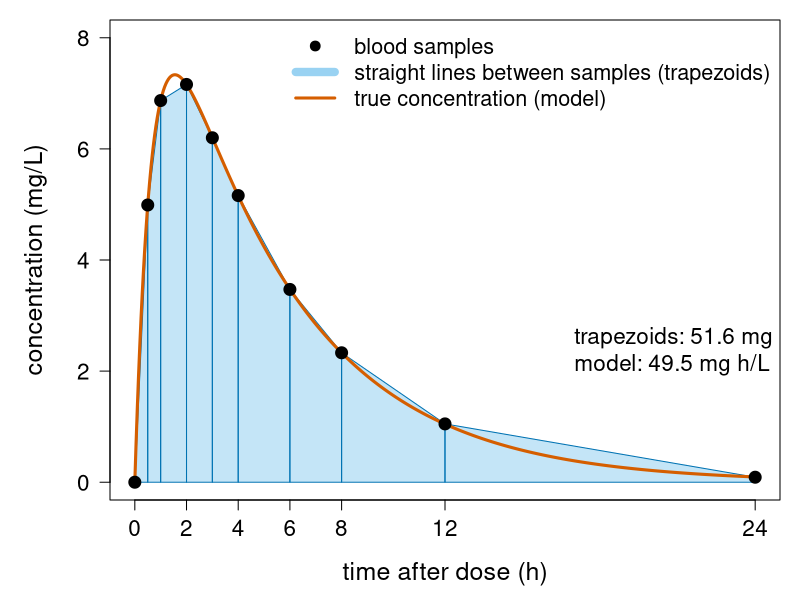
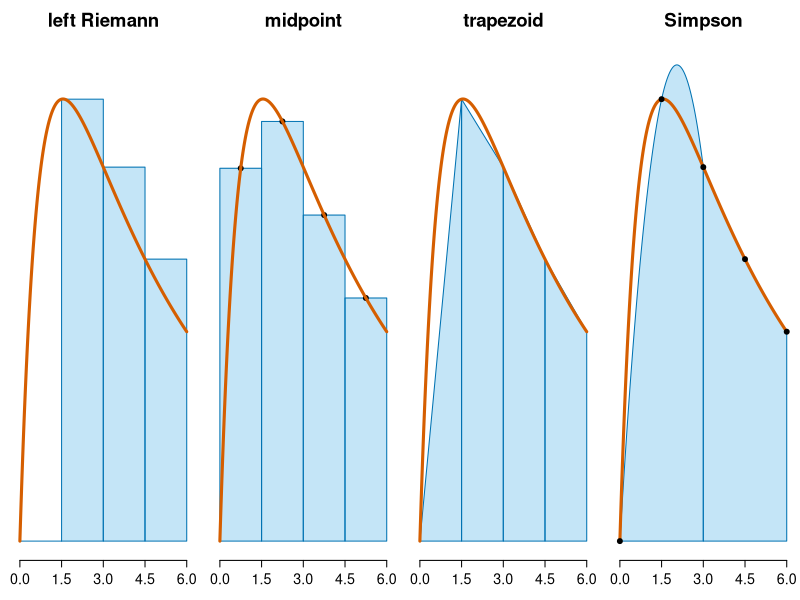
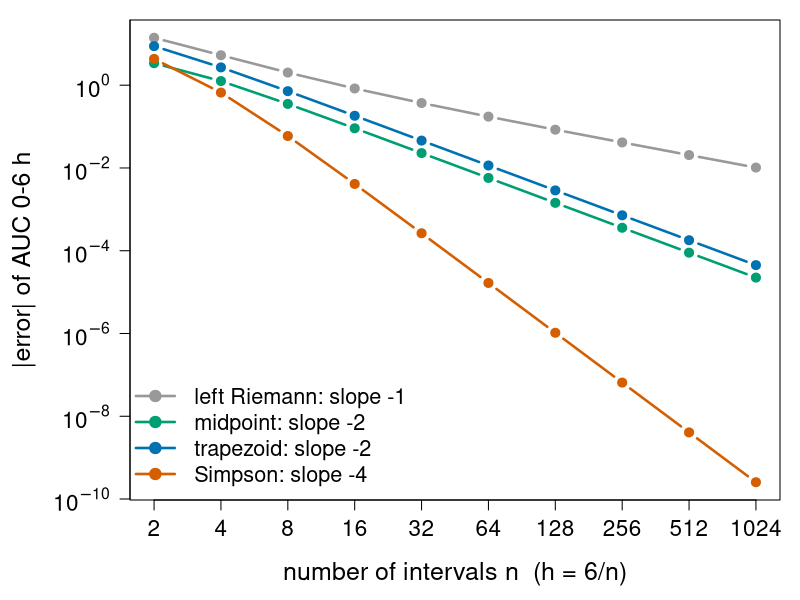
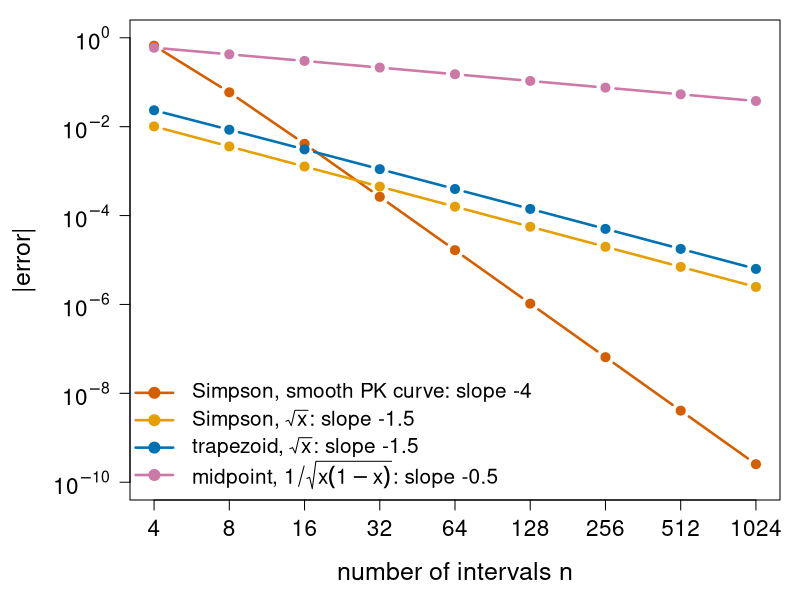
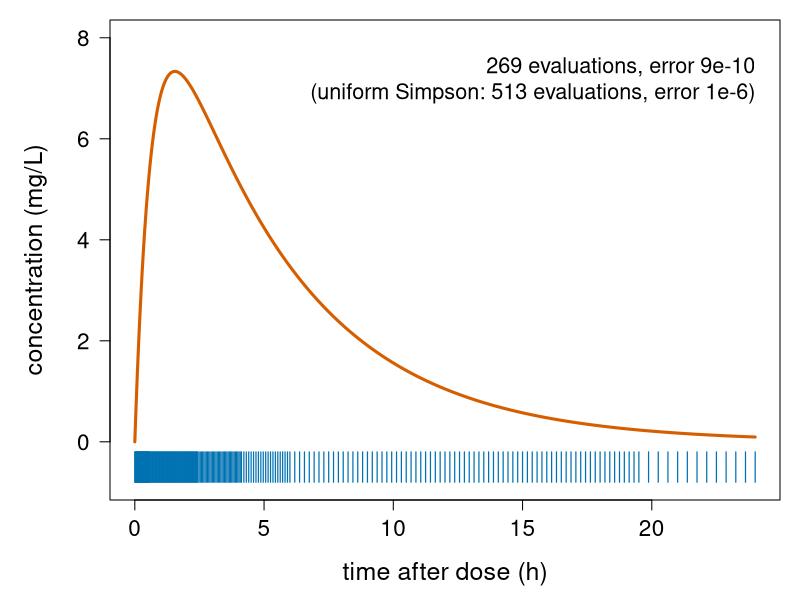
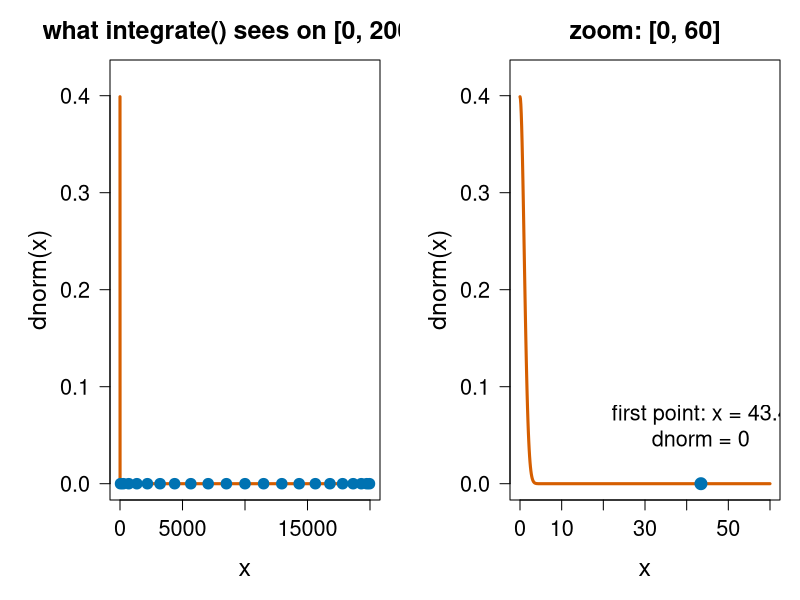
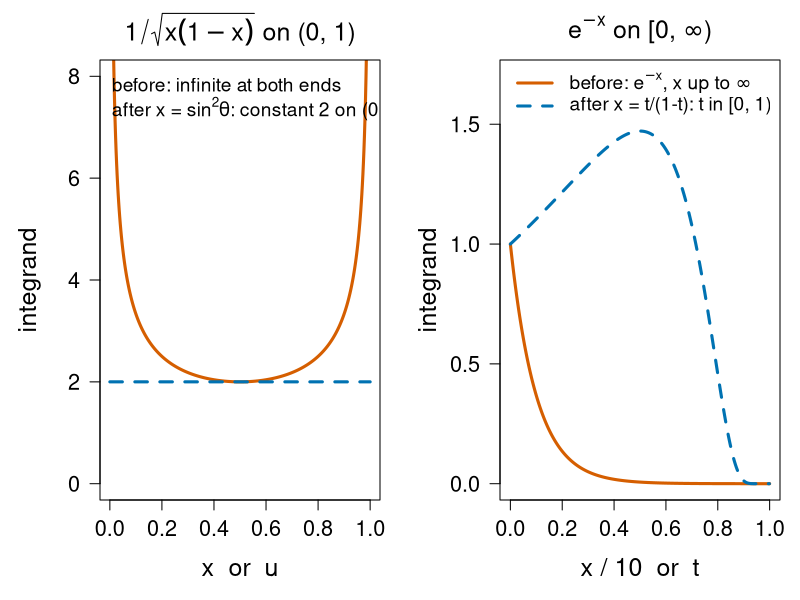
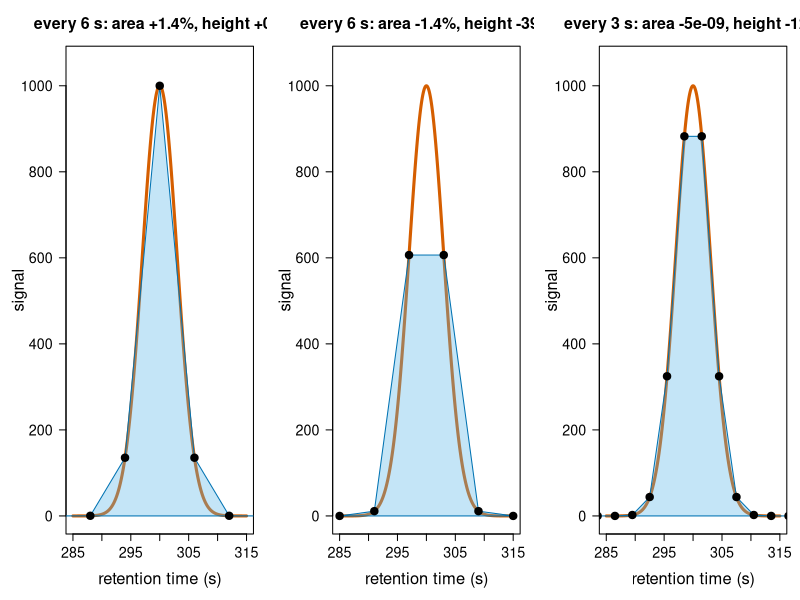

The R script that drew these images, in order:
# Figures for the quadrature/ unit ("Numerical integration").
#
# Re-run by hand from this folder (it is NOT run by `quarto render`):
#   cd quadrature && Rscript make-quadrature-figs.R
#
# Base R graphics only (grDevices::svg). Colours are Okabe-Ito
# (colour-blind safe). Everything is computed here with the same code and
# numbers as on the slides. Makes:
#   fig01-pk-auc.svg        sampled drug concentrations, trapezoids, model
#   fig02-rules.svg         left Riemann, midpoint, trapezoid, Simpson
#   fig03-orders.svg        error vs number of intervals (log-log), AUC 0-6 h
#   fig04-smoothness.svg    order drops for sqrt(x) and 1/sqrt(x(1-x))
#   fig05-adaptive.svg      where adaptive Simpson puts its points
#   fig06-kronrod.svg       the 21 points integrate() uses on [0, 20000]
#   fig07-substitution.svg  infinite interval and singularity, before/after
#   fig08-peak-sampling.svg chromatography peak sampled every 2 sigma / 1 sigma
#   fig09-lul.svg           linear vs log-down interpolation of PK data

oi <- c(orange = "#E69F00", sky = "#56B4E9", green = "#009E73",
        yellow = "#F0E442", blue = "#0072B2", red = "#D55E00",
        purple = "#CC79A7", grey = "#999999")
tr <- function(col, a = 0.35) adjustcolor(col, alpha.f = a)

## ---- shared: the pharmacokinetic example ------------------------------------
## One-compartment model, oral dose 500 mg, V = 50 L, ka = 1.5 /h, ke = 0.2 /h.
model <- function(t) 500 / 50 * 1.5 / 1.3 * (exp(-0.2 * t) - exp(-1.5 * t))
t_h  <- c(0, 0.5, 1, 2, 3, 4, 6, 8, 12, 24)
conc <- c(0, 4.99, 6.87, 7.16, 6.20, 5.16, 3.47, 2.33, 1.05, 0.09)  # = round(model(t_h), 2)
exact6 <- 32.6243601574044                                          # AUC 0-6 h

trap <- function(f, a, b, n) {
  x <- seq(a, b, length.out = n + 1);  h <- (b - a) / n
  y <- f(x);  h * (sum(y) - (y[1] + y[n + 1]) / 2)
}
left <- function(f, a, b, n) { h <- (b - a) / n; h * sum(f(a + (0:(n - 1)) * h)) }
mid  <- function(f, a, b, n) { h <- (b - a) / n; h * sum(f(a + (1:n - 0.5) * h)) }
simpson <- function(f, a, b, n) {
  x <- seq(a, b, length.out = n + 1);  h <- (b - a) / n
  w <- c(1, rep(c(4, 2), n / 2 - 1), 4, 1);  h / 3 * sum(w * f(x))
}
setpar <- function(mar = c(5, 5.5, 1, 1))
  par(mar = mar, cex.lab = 1.5, cex.axis = 1.35, mgp = c(3.2, 1, 0))

## ---- fig01: the AUC problem --------------------------------------------------
svg("fig01-pk-auc.svg", width = 10, height = 5.2)
setpar()
tt <- seq(0, 24, length.out = 500)
plot(tt, model(tt), type = "n", xlab = "time after dose (h)",
     ylab = "concentration (mg/L)", ylim = c(0, 8), las = 1, xaxt = "n")
axis(1, at = c(0, 2, 4, 6, 8, 12, 24))
for (i in 1:9)
  polygon(t_h[c(i, i, i + 1, i + 1)], c(0, conc[i], conc[i + 1], 0),
          col = tr(oi["sky"]), border = oi["blue"])
lines(tt, model(tt), lwd = 3, col = oi["red"])
points(t_h, conc, pch = 19, cex = 1.6)
legend("topright", c("blood samples", "straight lines between samples (trapezoids)",
                     "true concentration (model)"),
       pch = c(19, NA, NA), lty = c(NA, 1, 1), lwd = c(NA, 8, 3),
       col = c("black", tr(oi["sky"], 0.6), oi["red"]), bty = "n", cex = 1.3)
text(17, 2.4, "trapezoids: 51.6 mg h/L\nmodel: 49.5 mg h/L", cex = 1.35, adj = 0)
dev.off()

## ---- fig02: four rules -------------------------------------------------------
svg("fig02-rules.svg", width = 12, height = 3.8)
par(mfrow = c(1, 4), mar = c(3, 1, 3, 0.5), cex.main = 1.7, cex.axis = 1.3)
x <- seq(0, 6, length.out = 400);  n <- 4;  h <- 6 / n;  xs <- seq(0, 6, by = h)
base <- function(main) {
  plot(x, model(x), type = "n", ylim = c(0, 8), axes = FALSE, main = main,
       xlab = "", ylab = "")
  axis(1, at = xs)
}
base("left Riemann")
for (i in 1:n) rect(xs[i], 0, xs[i + 1], model(xs[i]), col = tr(oi["sky"]), border = oi["blue"])
lines(x, model(x), lwd = 3, col = oi["red"])
base("midpoint")
for (i in 1:n) rect(xs[i], 0, xs[i + 1], model(xs[i] + h / 2), col = tr(oi["sky"]), border = oi["blue"])
points(xs[-1] - h / 2, model(xs[-1] - h / 2), pch = 19)
lines(x, model(x), lwd = 3, col = oi["red"])
base("trapezoid")
for (i in 1:n) polygon(xs[c(i, i, i + 1, i + 1)], c(0, model(xs[i]), model(xs[i + 1]), 0),
                       col = tr(oi["sky"]), border = oi["blue"])
lines(x, model(x), lwd = 3, col = oi["red"])
base("Simpson")
for (i in c(1, 3)) {
  xp <- xs[i:(i + 2)];  cf <- solve(cbind(1, xp, xp^2), model(xp))
  xx <- seq(xp[1], xp[3], length.out = 100)
  polygon(c(xx, rev(xx)), c(cf[1] + cf[2] * xx + cf[3] * xx^2, 0 * xx),
          col = tr(oi["sky"]), border = oi["blue"])
}
lines(x, model(x), lwd = 3, col = oi["red"])
points(xs, model(xs), pch = 19)
dev.off()

## ---- fig03: orders on a log-log plot -----------------------------------------
n <- 2^(1:10)
E <- sapply(list(left, mid, trap, simpson),
            function(r) sapply(n, function(k) abs(r(model, 0, 6, k) - exact6)))
svg("fig03-orders.svg", width = 9, height = 5.6)
setpar(c(5, 6.5, 1, 1))
cols <- c(oi["grey"], oi["green"], oi["blue"], oi["red"])
matplot(n, E, log = "xy", type = "b", pch = 19, lty = 1, lwd = 2.5, col = cols,
        xlab = "number of intervals n  (h = 6/n)", ylab = "", axes = FALSE)
axis(1, at = n);  axis(2, at = 10^seq(-10, 2, 2), las = 1,
                       labels = parse(text = paste0("10^", seq(-10, 2, 2))))
title(ylab = "|error| of AUC 0-6 h", line = 4.8);  box()
legend("bottomleft", c("left Riemann: slope -1", "midpoint: slope -2",
                       "trapezoid: slope -2", "Simpson: slope -4"),
       col = cols, lwd = 2.5, pch = 19, bty = "n", cex = 1.3)
dev.off()

## ---- fig04: order needs smoothness -------------------------------------------
n <- 2^(2:10)
e_pk   <- sapply(n, function(k) abs(simpson(model, 0, 6, k) - exact6))
e_sq_s <- sapply(n, function(k) abs(simpson(sqrt, 0, 1, k) - 2/3))
e_sq_t <- sapply(n, function(k) abs(trap(sqrt, 0, 1, k) - 2/3))
jeff   <- function(x) 1 / sqrt(x * (1 - x))
e_jm   <- sapply(n, function(k) abs(mid(jeff, 0, 1, k) - pi))
svg("fig04-smoothness.svg", width = 9, height = 5.6)
setpar(c(5, 6.5, 1, 1))
cols <- c(oi["red"], oi["orange"], oi["blue"], oi["purple"])
matplot(n, cbind(e_pk, e_sq_s, e_sq_t, e_jm), log = "xy", type = "b", pch = 19,
        lty = 1, lwd = 2.5, col = cols, xlab = "number of intervals n",
        ylab = "", axes = FALSE, ylim = c(1e-10, 1))
axis(1, at = n);  axis(2, at = 10^seq(-10, 0, 2), las = 1,
                       labels = parse(text = paste0("10^", seq(-10, 0, 2))))
title(ylab = "|error|", line = 4.8);  box()
legend("bottomleft", c("Simpson, smooth PK curve: slope -4",
                       expression("Simpson, " * sqrt(x) * ": slope -1.5"),
                       expression("trapezoid, " * sqrt(x) * ": slope -1.5"),
                       expression("midpoint, " * 1/sqrt(x(1-x)) * ": slope -0.5")),
       col = cols, lwd = 2.5, pch = 19, bty = "n", cex = 1.25)
dev.off()

## ---- fig05: adaptive Simpson ------------------------------------------------
adapt <- function(f, a, b, fa, fm, fb, tol) {
  m <- (a + b) / 2;  fl <- f((a + m) / 2);  fr <- f((m + b) / 2)
  S1 <- (b - a) / 6 * (fa + 4 * fm + fb)
  S2 <- (b - a) / 12 * (fa + 4 * fl + 2 * fm + 4 * fr + fb)
  if (abs(S2 - S1) < 15 * tol) return(S2 + (S2 - S1) / 15)
  adapt(f, a, m, fa, fl, fm, tol / 2) + adapt(f, m, b, fm, fr, fb, tol / 2)
}
xs <- c()
fc <- function(t) { xs <<- c(xs, t); model(t) }
invisible(adapt(fc, 0, 24, fc(0), fc(12), fc(24), 1e-6))
svg("fig05-adaptive.svg", width = 10, height = 5.2)
setpar()
tt <- seq(0, 24, length.out = 500)
plot(tt, model(tt), type = "l", lwd = 3, col = oi["red"], las = 1,
     xlab = "time after dose (h)", ylab = "concentration (mg/L)", ylim = c(-0.8, 8))
segments(xs, -0.8, xs, -0.2, col = oi["blue"], lwd = 1.2)
text(24, 7.2, paste0(length(xs), " evaluations, error 9e-10\n",
                     "(uniform Simpson: 513 evaluations, error 1e-6)"),
     adj = 1, cex = 1.3)
dev.off()

## ---- fig06: the 21 Gauss-Kronrod points on [0, 20000] ------------------------
seen <- NULL
spy <- function(x) { seen <<- c(seen, x); dnorm(x) }
invisible(integrate(spy, 0, 20000))
svg("fig06-kronrod.svg", width = 12, height = 4.6)
par(mfrow = c(1, 2), mar = c(5, 5.5, 3, 1), cex.lab = 1.5, cex.axis = 1.3,
    cex.main = 1.5)
x <- seq(0, 20000, length.out = 4001)
plot(x, dnorm(x), type = "l", lwd = 3, col = oi["red"], ylim = c(0, 0.42),
     xlab = "x", ylab = "dnorm(x)", main = "what integrate() sees on [0, 20000]", las = 1)
points(seen, dnorm(seen), pch = 19, col = oi["blue"], cex = 1.4)
x <- seq(0, 60, length.out = 600)
plot(x, dnorm(x), type = "l", lwd = 3, col = oi["red"], ylim = c(0, 0.42),
     xlab = "x", ylab = "dnorm(x)", main = "zoom: [0, 60]", las = 1)
points(seen[seen < 60], dnorm(seen[seen < 60]), pch = 19, col = oi["blue"], cex = 1.6)
text(43.4, 0.06, "first point: x = 43.4\ndnorm = 0", cex = 1.3)
dev.off()

## ---- fig07: substitution -----------------------------------------------------
svg("fig07-substitution.svg", width = 12, height = 4.6)
par(mfrow = c(1, 2), mar = c(5, 5, 3, 1), cex.lab = 1.5, cex.axis = 1.3,
    cex.main = 1.5)
x <- seq(0.002, 0.998, length.out = 500)
plot(x, jeff(x), type = "l", lwd = 3, col = oi["red"], ylim = c(0, 8), las = 1,
     xlab = "x  or  u", ylab = "integrand", main = expression(1/sqrt(x(1-x)) ~ "on (0, 1)"))
th <- seq(0, pi / 2, length.out = 100)
lines(th / (pi / 2), rep(2, 100) , lwd = 3, col = oi["blue"], lty = 2)
legend("top", c("before: infinite at both ends",
                expression("after x = sin"^2 * theta * ": constant 2 on (0, " * pi/2 * ")")),
       col = c(oi["red"], oi["blue"]), lwd = 3, lty = c(1, 2), bty = "n", cex = 1.15)
x <- seq(0, 10, length.out = 500);  t <- seq(0, 0.999, length.out = 500)
plot(x / 10, exp(-x), type = "l", lwd = 3, col = oi["red"], ylim = c(0, 1.7),
     las = 1, xlab = "x / 10  or  t", ylab = "integrand",
     main = expression(e^-x ~ "on [0, " * infinity * ")"))
lines(t, exp(-t / (1 - t)) / (1 - t)^2, lwd = 3, col = oi["blue"], lty = 2)
legend("topright", c(expression("before: " * e^-x * ", x up to " * infinity),
                     expression("after x = t/(1-t): t in [0, 1)")),
       col = c(oi["red"], oi["blue"]), lwd = 3, lty = c(1, 2), bty = "n", cex = 1.15)
dev.off()

## ---- fig08: chromatography peak sampling ------------------------------------
pk <- function(t) 1000 * exp(-(t - 300)^2 / (2 * 3^2))   # sigma = 3 s
A  <- 1000 * 3 * sqrt(2 * pi)
svg("fig08-peak-sampling.svg", width = 12, height = 4.4)
par(mfrow = c(1, 3), mar = c(5, 5, 3.5, 1), cex.lab = 1.5, cex.axis = 1.3,
    cex.main = 1.45)
tt <- seq(285, 315, length.out = 400)
for (cfg in list(c(6, 0), c(6, 3), c(3, 1.5))) {
  h <- cfg[1];  xs <- seq(240 + cfg[2], 360, by = h);  ys <- pk(xs)
  a <- h * (sum(ys) - (ys[1] + ys[length(ys)]) / 2)
  plot(tt, pk(tt), type = "l", lwd = 3, col = oi["red"], ylim = c(0, 1050),
       xlab = "retention time (s)", ylab = "signal", las = 1,
       main = sprintf("every %g s: area %s, height %+.0f%%", h,
                      if (abs(a / A - 1) < 1e-4) sprintf("%+.0e", a / A - 1)
                      else sprintf("%+.1f%%", 100 * (a / A - 1)),
                      100 * (max(ys) / 1000 - 1)))
  k <- xs >= 280 & xs <= 320
  polygon(c(xs[k][1], xs[k], xs[k][sum(k)]), c(0, ys[k], 0),
          col = tr(oi["sky"]), border = oi["blue"])
  points(xs[k], ys[k], pch = 19, cex = 1.5)
}
dev.off()

## ---- fig09: linear-up / log-down ---------------------------------------------
svg("fig09-lul.svg", width = 12, height = 4.6)
par(mfrow = c(1, 2), mar = c(5, 5.5, 1, 1), cex.lab = 1.5, cex.axis = 1.3)
tt <- seq(0, 24, length.out = 500)
loginterp <- function(t) {               # log-linear between samples after Cmax
  i <- findInterval(t, t_h, rightmost.closed = TRUE)
  y1 <- conc[i];  y2 <- conc[i + 1];  f <- (t - t_h[i]) / (t_h[i + 1] - t_h[i])
  ifelse(y2 < y1, y1 * (y2 / y1)^f, y1 + f * (y2 - y1))
}
for (lg in c("", "y")) {
  rng <- if (lg == "y") c(0.05, 10) else c(0, 8)
  t2 <- if (lg == "y") tt[tt > 0.2] else tt
  plot(t2, model(t2), type = "l", lwd = 3, col = oi["red"], log = lg, ylim = rng,
       las = 1, xlab = "time after dose (h)", ylab = "concentration (mg/L)")
  lines(t2, approx(t_h, conc, t2)$y, lwd = 2.5, col = oi["blue"], lty = 2)
  lines(t2, loginterp(t2), lwd = 2.5, col = oi["green"], lty = 3)
  points(t_h, conc, pch = 19, cex = 1.4)
  if (lg == "")
    legend("topright", c("true curve", "linear between samples (51.6)",
                         "linear up / log down (48.9)"),
           col = c(oi["red"], oi["blue"], oi["green"]), lwd = 3, lty = 1:3,
           bty = "n", cex = 1.3)
}
dev.off()
